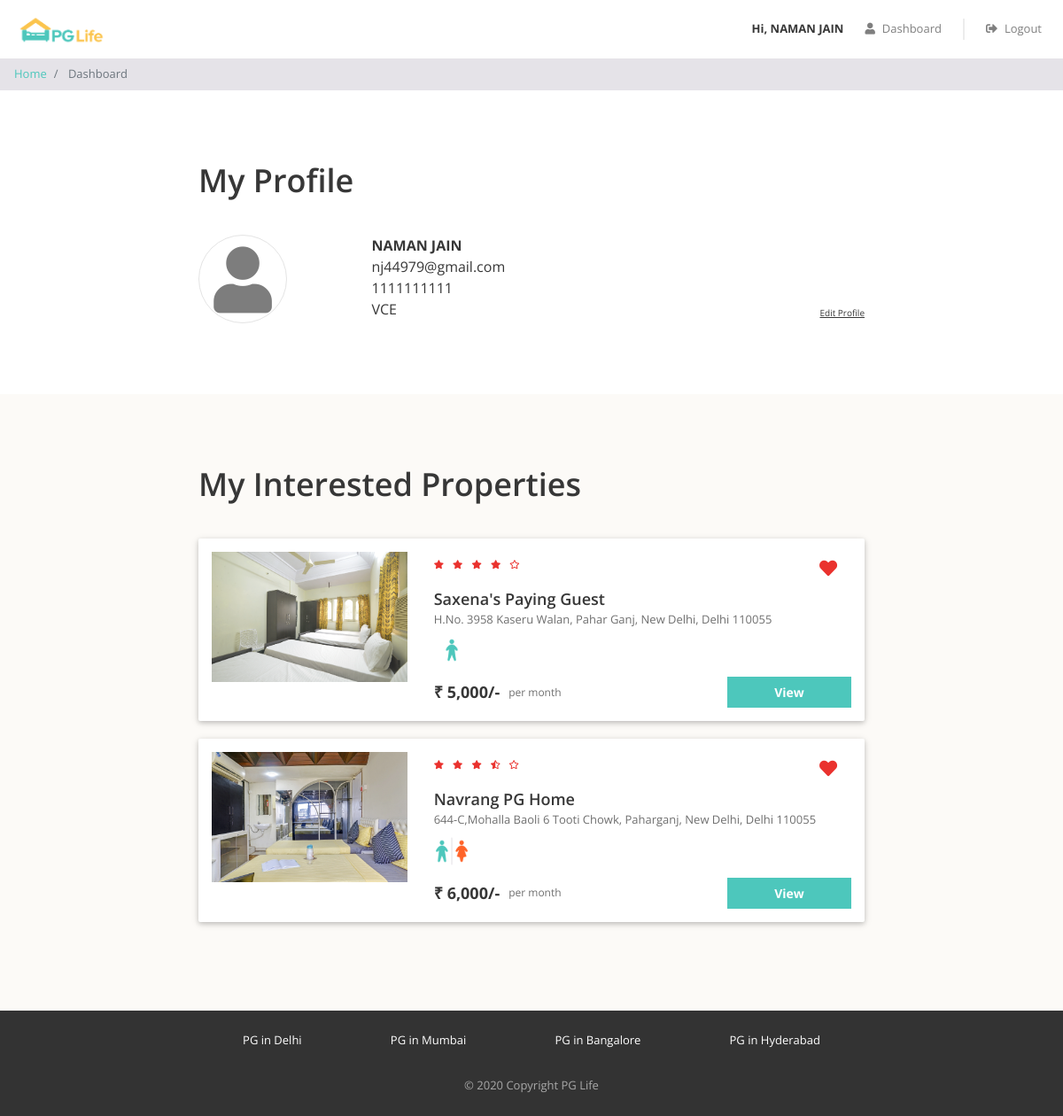
/dashboard.php (signed in), run on the app's committed database.
### tables this page shows
CREATE TABLE `users` (
  `id` int(11) NOT NULL,
  `email` varchar(100) NOT NULL,
  `password` varchar(100) NOT NULL,
  `full_name` varchar(100) NOT NULL,
  `phone` varchar(20) NOT NULL,
  `gender` enum('male','female') NOT NULL,
  `college_name` varchar(100) NOT NULL
);

CREATE TABLE `interested_users_properties` (
  `id` int(11) NOT NULL,
  `user_id` int(11) NOT NULL,
  `property_id` int(11) NOT NULL
);

CREATE TABLE `properties` (
  `id` int(11) NOT NULL,
  `city_id` int(11) NOT NULL,
  `name` varchar(100) NOT NULL,
  `address` varchar(255) NOT NULL,
  `description` longtext NOT NULL,
  `gender` enum('male','female','unisex') NOT NULL,
  `rent` int(11) NOT NULL,
  `rating_clean` float(2,1) NOT NULL,
  `rating_food` float(2,1) NOT NULL,
  `rating_safety` float(2,1) NOT NULL
);

### dashboard.php (the view, shortened to what this page needs)
<?php
require "includes/database_connect.php";
$user_id = $_SESSION['user_id'];
$sql_1 = "SELECT * FROM users WHERE id = $user_id";
$result_1 = mysqli_query($conn, $sql_1);
$user = mysqli_fetch_assoc($result_1);
$sql_2 = "SELECT *
            FROM interested_users_properties iup
            INNER JOIN properties p ON iup.property_id = p.id
            WHERE iup.user_id = $user_id";
$result_2 = mysqli_query($conn, $sql_2);
$interested_properties = mysqli_fetch_all($result_2, MYSQLI_ASSOC);
?>
<!DOCTYPE html>
<html lang="en">
<head>
    <?php
    include "includes/head_links.php";
    ?>
    <link href="css/dashboard.css" rel="stylesheet" />
</head>
<body>
    <?php
    include "includes/header.php";
    ?>
    <nav aria-label="breadcrumb">
        <ol class="breadcrumb py-2">
            <li class="breadcrumb-item">
                <a href="index.php">Home</a>
            </li>
            <li class="breadcrumb-item active" aria-current="page">
                Dashboard
            </li>
        </ol>
    </nav>
    <div class="my-profile page-container">
        <h1>My Profile</h1>
        <div class="row">
            <div class="col-md-3 profile-img-container">
                <i class="fas fa-user profile-img"></i>
            </div>
            <div class="col-md-9">
                <div class="row no-gutters justify-content-between align-items-end">
                    <div class="profile">
                        <div class="name"><?= $user['full_name'] ?></div>
                        <div class="email"><?= $user['email'] ?></div>
                        <div class="phone"><?= $user['phone'] ?></div>
                        <div class="college"><?= $user['college_name'] ?></div>
                    </div>
                    <div class="edit">
                        <div class="edit-profile">Edit Profile</div>
                    </div>
                </div>
            </div>
        </div>
    </div>
    <?php
    if (count($interested_properties) > 0) {
    ?>
        <div class="my-interested-properties">
            <div class="page-container">
                <h1>My Interested Properties</h1>
                <?php
                foreach ($interested_properties as $property) {
                    $property_images = glob("img/properties/" . $property['id'] . "/*");
                ?>
                    <div class="property-card property-id-<?= $property['id'] ?> row">
                        <div class="image-container col-md-4">
                            <img src="<?= $property_images[0] ?>" />
                        </div>
                        <div class="content-container col-md-8">
                            <div class="row no-gutters justify-content-between">
                                <?php
                                $total_rating = ($property['rating_clean'] + $property['rating_food'] + $property['rating_safety']) / 3;
                                $total_rating = round($total_rating, 1);
                                ?>
                                <div class="star-container" title="<?= $total_rating ?>">
                                    <?php
                                    $rating = $total_rating;
                                    for ($i = 0; $i < 5; $i++) {
                                        if ($rating >= $i + 0.8) {
                                    ?>
                                            <i class="fas fa-star"></i>
                                        <?php
                                        } elseif ($rating >= $i + 0.3) {
                                        ?>
                                            <i class="fas fa-star-half-alt"></i>
                                        <?php
                                        } else {
                                        ?>
                                            <i class="far fa-star"></i>
                                    <?php
                                        }
                                    }
                                    ?>
                                </div>
                                <div class="interested-container">
                                    <i class="is-interested-image fas fa-heart" property_id="<?= $property['id'] ?>"></i>
                                </div>
                            </div>
                            <div class="detail-container">
                                <div class="property-name"><?= $property['name'] ?></div>
                                <div class="property-address"><?= $property['address'] ?></div>
                                <div class="property-gender">
                                    <?php
                                    if ($property['gender'] == "male") {
                                    ?>
                                        <img src="img/male.png">
                                    <?php
                                    } elseif ($property['gender'] == "female") {
                                    ?>
                                        <img src="img/female.png">
                                    <?php
                                    } else {
                                    ?>
                                        <img src="img/unisex.png">
                                    <?php
                                    }
                                    ?>
                                </div>
                            </div>
                            <div class="row no-gutters">
                                <div class="rent-container col-6">
                                    <div class="rent">₹ <?= number_format($property['rent']) ?>/-</div>
                                    <div class="rent-unit">per month</div>
                                </div>
                                <div class="button-container col-6">
                                    <a href="property_detail.php?property_id=<?= $property['id'] ?>" class="btn btn-primary">View</a>
                                </div>
                            </div>
                        </div>
                    </div>
                <?php
                }
                ?>
            </div>
        </div>
    <?php
    }
    ?>
    <?php
    include "includes/footer.php";
    ?>
</body>
</html>

### css/common.css (style rules this page uses)
* { box-sizing: border-box; font-family: 'Open Sans', sans-serif; }
body { color: #373737; font-size: 16px; position: relative; }
h1, h2, h3, h4, h5, h6 { font-weight: 600; }
h1 { font-size: 36px; margin-bottom: 40px; }
.btn-primary, .btn-warning, .btn-danger { color: white; font-weight: bold; }
.breadcrumb { background-color: #e5e3e8; font-size: 13px; border-radius: 0px; margin-bottom: 0px; }
.page-container { max-width: 800px; padding: 80px 24px; margin: auto; }

### css/dashboard.css (style rules this page uses)
.profile-img { color: #7d7d7d; font-size: 75px; text-align: center; border: 1px solid #e4e4e4; border-radius: 50%; height: 100px; width: 100px; line-height: 100px; }
.profile .name { font-weight: bold; }
.edit-profile { font-size: 10px; text-decoration: underline; cursor: pointer; }
.my-interested-properties { background-color: #fcfaf7; }
.property-card { background-color: #ffffff; border-radius: 2px; padding: 15px 0px; margin: 20px auto; box-shadow: 0 2px 5px 0 rgba(0, 0, 0, 0.16), 0 2px 10px 0 rgba(0, 0, 0, 0.12); }
.image-container { text-align: center; }
.image-container img { width: 100%; max-width: 300px; }
.star-container i { color: #EA322E; font-size: 10px; margin-right: 6px; }
.interested-container { text-align: center; padding: 8px 16px; }
.interested-container i { color: #EA322E; font-size: 20px; cursor: pointer; }
.detail-container { padding-bottom: 10px; }
.property-name { font-size: 18px; font-weight: 600; }
.property-address { color: #6f6f6f; font-size: 13px; padding-bottom: 5px; }
.property-gender img { width: 40px; }
.rent-container { display: flex; align-items: center; }
.rent { font-size: 18px; font-weight: bold; padding-right: 10px; }
.rent-unit { color: #6f6f6f; font-size: 12px; }
.button-container .btn { font-size: 14px; border-radius: 0px; width: 140px; float: right; }

### data on the page
users: full_name "NAMAN JAIN", email "nj44979@gmail.com", phone "1111111111", college_name "VCE"
interested_users_properties: shows a picture, property.name "Saxena's Paying Guest", property.address "H.No. 3958 Kaseru Walan, Pahar Ganj, New Delhi, Delhi 110055", property.rent "5,000"
interested_users_properties: shows a picture, property.name "Navrang PG Home", property.address "644-C,Mohalla Baoli 6 Tooti Chowk, Paharganj, New Delhi, Delhi 110055", property.rent "6,000"

### other printed values
$_SESSION["full_name"] "NAMAN JAIN"
